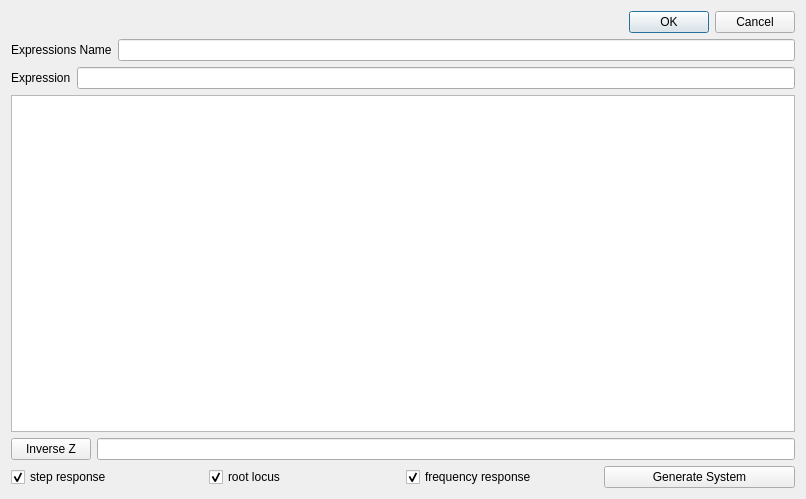
<?xml version="1.0" encoding="UTF-8"?>
<ui version="4.0">
 <class>DiscreteSystemDialog</class>
 <widget class="QDialog" name="DiscreteSystemDialog">
  <property name="geometry">
   <rect>
    <x>0</x>
    <y>0</y>
    <width>806</width>
    <height>499</height>
   </rect>
  </property>
  <property name="windowTitle">
   <string>Dialog</string>
  </property>
  <property name="styleSheet">
   <string notr="true">*[mandatoryField=&quot;true&quot;] { background-color: rgb(88, 88, 88) }</string>
  </property>
  <layout class="QVBoxLayout" name="verticalLayout_2">
   <item>
    <widget class="QDialogButtonBox" name="buttonBox">
     <property name="orientation">
      <enum>Qt::Horizontal</enum>
     </property>
     <property name="standardButtons">
      <set>QDialogButtonBox::Cancel|QDialogButtonBox::Ok</set>
     </property>
    </widget>
   </item>
   <item>
    <layout class="QVBoxLayout" name="verticalLayout">
     <item>
      <layout class="QHBoxLayout" name="horizontalLayout_3">
       <item>
        <widget class="QLabel" name="label">
         <property name="text">
          <string>Expressions Name</string>
         </property>
        </widget>
       </item>
       <item>
        <widget class="QLineEdit" name="NameEdit"/>
       </item>
      </layout>
     </item>
     <item>
      <layout class="QHBoxLayout" name="horizontalLayout_4">
       <item>
        <widget class="QLabel" name="label_2">
         <property name="text">
          <string>Expression</string>
         </property>
        </widget>
       </item>
       <item>
        <widget class="QLineEdit" name="ExpressionEdit"/>
       </item>
      </layout>
     </item>
     <item>
      <widget class="QGraphicsView" name="EquationGraphicsView"/>
     </item>
     <item>
      <layout class="QVBoxLayout" name="verticalLayout_3">
       <item>
        <layout class="QHBoxLayout" name="horizontalLayout">
         <item>
          <widget class="QPushButton" name="pushButton">
           <property name="text">
            <string>Inverse Z</string>
           </property>
          </widget>
         </item>
         <item>
          <widget class="QLineEdit" name="InverseZlineEdit"/>
         </item>
        </layout>
       </item>
       <item>
        <layout class="QHBoxLayout" name="horizontalLayout_2">
         <item>
          <widget class="QCheckBox" name="checkBoxStepResponse">
           <property name="text">
            <string>step response</string>
           </property>
           <property name="checked">
            <bool>true</bool>
           </property>
          </widget>
         </item>
         <item>
          <widget class="QCheckBox" name="checkBoxRootLocus">
           <property name="text">
            <string>root locus</string>
           </property>
           <property name="checked">
            <bool>true</bool>
           </property>
          </widget>
         </item>
         <item>
          <widget class="QCheckBox" name="checkBoxBode">
           <property name="text">
            <string>frequency response</string>
           </property>
           <property name="checked">
            <bool>true</bool>
           </property>
          </widget>
         </item>
         <item>
          <widget class="QPushButton" name="pushButtonGenSystem">
           <property name="text">
            <string>Generate System</string>
           </property>
          </widget>
         </item>
        </layout>
       </item>
      </layout>
     </item>
    </layout>
   </item>
  </layout>
 </widget>
 <resources/>
 <connections>
  <connection>
   <sender>buttonBox</sender>
   <signal>accepted()</signal>
   <receiver>DiscreteSystemDialog</receiver>
   <slot>accept()</slot>
   <hints>
    <hint type="sourcelabel">
     <x>248</x>
     <y>254</y>
    </hint>
    <hint type="destinationlabel">
     <x>157</x>
     <y>274</y>
    </hint>
   </hints>
  </connection>
  <connection>
   <sender>buttonBox</sender>
   <signal>rejected()</signal>
   <receiver>DiscreteSystemDialog</receiver>
   <slot>reject()</slot>
   <hints>
    <hint type="sourcelabel">
     <x>316</x>
     <y>260</y>
    </hint>
    <hint type="destinationlabel">
     <x>286</x>
     <y>274</y>
    </hint>
   </hints>
  </connection>
 </connections>
</ui>
